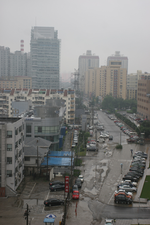
#> input picture haze.png, 150 x 225 px, shrunk from 400 x 600 before the run
$ jupyter execute --allow-errors newwidget.ipynb   (shell and % lines are left out)
#> lines starting #> are read from the running program, lines starting #| are printed output that depends on the picture
[cell 1]
import matplotlib.pyplot as plt
from matplotlib.widgets import Slider, Button
import cv2
from fastai.vision.all import *

[cell 2]
from ipywidgets import interact, widgets
from IPython.display import display
import matplotlib.pyplot as plt
import warnings

from skimage.morphology import disk
from skimage.filters import rank
from skimage.color import rgb2gray
import skimage.data

[cell 3]
def dark_channel(kernel_size):
    b,g,r = cv2.split(image)
    dark_channel = cv2.min(cv2.min(r,g),b)
    s = (kernel_size, kernel_size)
    kernel = np.ones(s).astype(int)
    res = cv2.erode(dark_channel,kernel)
    plt.imshow(res)
    return res
image = plt.imread('haze.png')
#> image is the input picture: shape (225, 150, 3) float32; mean R, G, B 0.492, 0.493, 0.488
plt.imshow(image)
#> (this line was passed over: IPython is not available in this run)
#> the sliders are set to kernel_size = 1

## Slider for dark channel

#> (a cell that did not finish here is left out)

#> in dark_channel, `b,g,r = cv2.split(image)`:
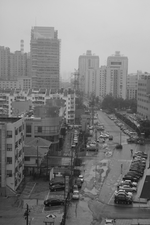
#> b: shape (225, 150) float32; min 0.051, max 0.843, mean 0.492
#> in dark_channel, `b,g,r = cv2.split(image)`:
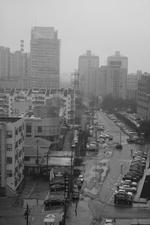
#> r: shape (225, 150) float32; min 0.0392, max 0.847, mean 0.488

[cell 5]
def dark_channel(image,kernel_size):
#> the sliders are set to kernel_size = 1, omega = 0.75
    b,g,r = cv2.split(image)
    dark_channel = cv2.min(cv2.min(r,g),b)
    s = (kernel_size, kernel_size)
    kernel = np.ones(s).astype(int)
    res = cv2.erode(dark_channel,kernel)
    return res
#> (the rest of this cell did not finish here and is left out)

[cell 6]
# [12 lines left out: function Atmospheric_light, not called in this run]

[cell 7]
# [6 lines left out: function transmission_map, not called in this run]

#> (a cell that did not finish here is left out)

#> (a cell that did not finish here is left out)

#> (a cell that did not finish here is left out)

## Let's do a slider

[cell 11]
def transmission_map(kernel_size,omega):
#> the sliders are set to r = 1, eps = <module 'ipywidgets.widgets.Se
    im_array = np.zeros(image.shape,image.dtype)
    for i in range(0,3):
        im_array[:,:,i] = image[:,:,i]/atm[0,i]
    t = 1 - omega*dark_channel(im_array,kernel_size)
    plt.imshow(t, cmap='hot')
    return t

#> (a cell that did not finish here is left out)

## Slider of guided filter for transmission map (фильтр для светопередачи)

[cell 13]
# [13 lines left out: function guideFilter, not called in this run]

[cell 14]
# [6 lines left out: function transmission_map, not called in this run]

#> (a cell that did not finish here is left out)

[cell 16]
def TransmissionRefine(r, eps):
#> called with r = 1
    gray = cv2.cvtColor(image,cv2.COLOR_BGR2GRAY)
    gray = np.float64(gray)/255
    t = guideFilter(gray,trans,r,eps)
    plt.imshow(t)
    return t

#> (a cell that did not finish here is left out)

[cell 18]
#4.3. Recovering the Scene Radiance
#A typical value of t0 is 0.1
# [6 lines left out: function unhaze, not called in this run]

[cell 19]
def bgr2rgb(image):
    return cv2.cvtColor(image, cv2.COLOR_BGR2RGB)
# [5 lines left out: function TransmissionRefine, not called in this run]

[cell 20]
#Let's rewrite accurately all functions bcs we rewrited them multiple time
def dark_channel(image,kernel_size):
#> called with kernel_size = 15
    b,g,r = cv2.split(image)
    dark_channel = cv2.min(cv2.min(r,g),b)
#> the sliders are set to kernel_dark = 1, kernel_transmission = 1, omega = 0.75, r = 1, eps = <module 'ipywidgets.widgets.Se
    s = (kernel_size, kernel_size)
    kernel = np.ones(s).astype(int)
    res = cv2.erode(dark_channel,kernel)
    return res
# [42 lines left out: functions Atmospheric_light, transmission_map, guideFilter, TransmissionRefine, unhaze, not called in this run]

[cell 21]
image = cv2.imread('haze.png')

[cell 22]
def dehaze(kernel_dark, kernel_transmission, omega, r, eps):
    img = bgr2rgb(image)
    I = img.astype('float64')/255
    dark = dark_channel(I,kernel_dark)
    A = Atmospheric_light(I,dark)
    te = transmission_map(I,A,kernel_transmission, omega)
    t = TransmissionRefine(img,te, r, eps)
    J = unhaze(I,t,A,0.1)
    plt.imshow(J)

#> (a cell that did not finish here is left out)

[cell 24]
#Решение со слайдерами

#> (a cell that did not finish here is left out)


[cell 26]
#Вспомним картинку до
im = bgr2rgb(image)
plt.imshow(im)
#> (this line was passed over: IPython is not available in this run)

[cell 27]
image = cv2.imread('china.png')

#> (a cell that did not finish here is left out)

#> the sliders are set to kernel_dark = 1, kernel_transmission = 1, omega = 0.75, r = 1, eps = <module 'ipywidgets.widgets.Se

#> (a cell that did not finish here is left out)

$ run again, with haze_8.jpg saved as haze.png
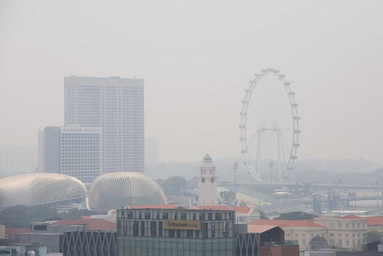
#> input picture haze_8.jpg, 383 x 256 px, shrunk from 1024 x 683 before the run
#> image is the input picture: shape (256, 383, 3) float32; mean R, G, B 0.712, 0.711, 0.72
#> in dark_channel, `b,g,r = cv2.split(image)`:
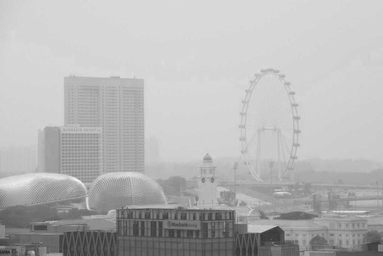
#> b: shape (256, 383) float32; min 0.188, max 0.957, mean 0.711
#> in dark_channel, `b,g,r = cv2.split(image)`:
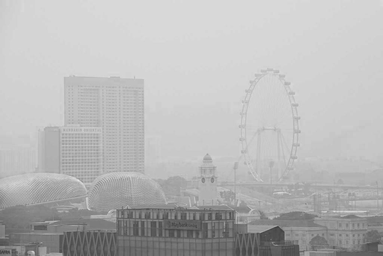
#> r: shape (256, 383) float32; min 0.243, max 0.906, mean 0.72
